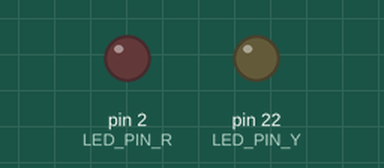
Bench run of a sketch on a simulated Arduino Mega 2560, built with avr-gcc and run on an emulated ATmega2560. Shown: output pins drawn as LEDs (lit = HIGH).

Above: at 1.4 s.
At 3.7 s:
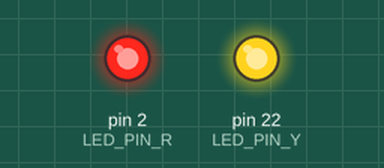
Timing chart, 0 to 10.4 s (numbered marks = the images above):
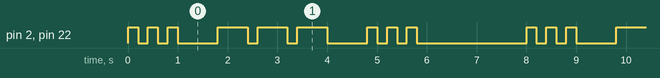

Measured:
- by itself, pin 2 (LED_PIN_R), pin 22 (LED_PIN_Y): repeats every 8.0 s: 2 × (LOW 0.20 s, HIGH 0.20 s), LOW 0.80 s, 2 × (HIGH 0.60 s, LOW 0.20 s), HIGH 0.60 s, LOW 0.80 s, 2 × (HIGH 0.20 s, LOW 0.20 s), HIGH 0.20 s, LOW 2.2 s, HIGH 0.20 s
- by itself, everything shown: repeats every 8.0 s, in 18 steps

The sketch:

ex03.ino
```cpp
#define LED_PIN_R 2
#define LED_PIN_Y 22

// 全局计时变量，仅用于替代delay()
unsigned long lastTime = 0;

// 替代delay_ms的非阻塞函数
bool wait(unsigned long ms) {
  static unsigned long start = 0;
  if (millis() - start >= ms) {
    start = millis();
    return true;
  }
  return false;
}

void setup() {
  Serial.begin(115200);
  pinMode(LED_PIN_R, OUTPUT);
  pinMode(LED_PIN_Y, OUTPUT);
  lastTime = millis();
}

void loop() {
  // S: 短闪3次
  for(int i = 1; i <= 3; i++) {
    digitalWrite(LED_PIN_R, HIGH);
    digitalWrite(LED_PIN_Y, HIGH);
    while(!wait(200)); // 替代delay(200)
    digitalWrite(LED_PIN_R, LOW);
    digitalWrite(LED_PIN_Y, LOW);
    while(!wait(200)); // 替代delay(200)
  }

  // S字母间隔
  while(!wait(600)); // 替代delay(600)

  // O: 长闪3次
  for(int i = 1; i <= 3; i++) {
    digitalWrite(LED_PIN_R, HIGH);
    digitalWrite(LED_PIN_Y, HIGH);
    while(!wait(600)); // 替代delay(600)
    digitalWrite(LED_PIN_R, LOW);
    digitalWrite(LED_PIN_Y, LOW);
    while(!wait(200)); // 替代delay(200)
  }

  // O字母间隔
  while(!wait(600)); // 替代delay(600)

  // S: 短闪3次
  for(int i = 1; i <= 3; i++) {
    digitalWrite(LED_PIN_R, HIGH);
    digitalWrite(LED_PIN_Y, HIGH);
    while(!wait(200)); // 替代delay(200)
    digitalWrite(LED_PIN_R, LOW);
    digitalWrite(LED_PIN_Y, LOW);
    while(!wait(200)); // 替代delay(200)
  }

  // 单词间隔
  while(!wait(2000)); // 替代delay(2000)
}
```
